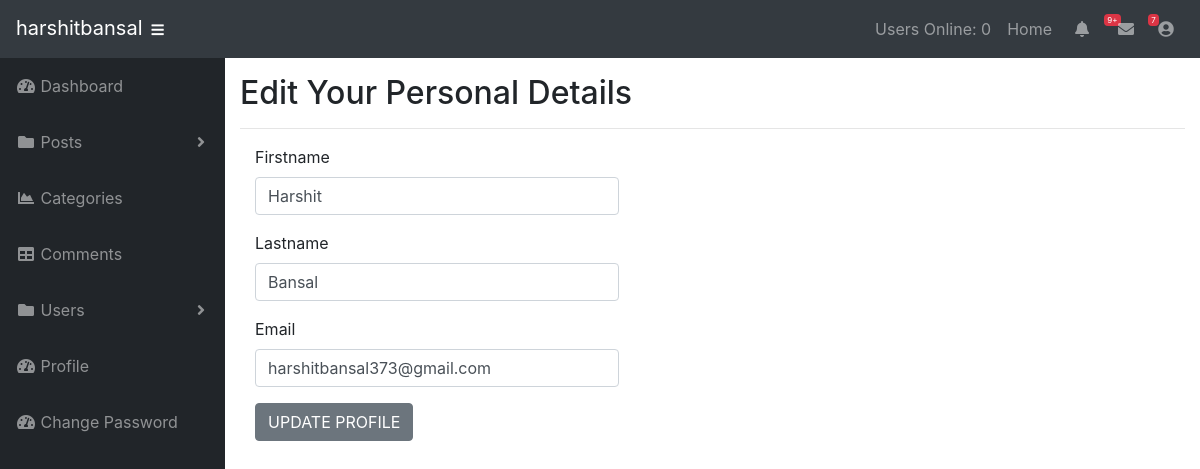
Page /admin/profile.php (signed in) on the committed database.
### tables this page shows
CREATE TABLE `users` (
  `user_id` int(3) NOT NULL,
  `username` varchar(255) NOT NULL,
  `user_password` varchar(255) NOT NULL,
  `user_firstname` varchar(255) NOT NULL,
  `user_lastname` varchar(255) NOT NULL,
  `user_email` varchar(255) NOT NULL,
  `user_image` text NOT NULL,
  `user_role` varchar(255) NOT NULL,
  `randSalt` varchar(255) NOT NULL DEFAULT '$2y$10$iusesomecrazystrings22',
  `token` text NOT NULL
);

### admin/profile.php (the view, shortened to what this page needs)
<?php include "includes/header.php" ?>
<?php
if(isset($_SESSION['username'])){
    $username = $_SESSION['username'];
    $query = "SELECT * FROM users WHERE username = '{$username}' ";
    $select_users_by_id = mysqli_query($connection,$query);
    while($row = mysqli_fetch_assoc($select_users_by_id)){
        $user_firstname = $row['user_firstname'];
        $user_lastname = $row['user_lastname'];
        $user_email = $row['user_email'];
    }
}
?>
<?php include "includes/navigation.php" ?>
<div id="wrapper">
<?php include "includes/sidebar.php" ?>
<div id="content-wrapper">
  <div class="container-fluid">
    <h2>Edit Your Personal Details</h2>
    <hr>
    <div class="col-sm-5">
        <form action="" method="POST" enctype="multipart/form-data">
            <div class="form-group">
                <label for="firstname">Firstname</label>
                <input type="text" value="<?php echo $user_firstname; ?>" class="form-control" name="firstname" >
            </div>
            <div class="form-group">
                <label for="lastname">Lastname</label>
                <input type="text" value="<?php echo $user_lastname; ?>" class="form-control" name="lastname" >
            </div>
            <div class="form-group">
                <label for="user_email">Email</label>
                <input type="email" value="<?php echo $user_email; ?>" class="form-control" name="user_email" >
            </div>
            <div class="form-group">
                <input type="submit" class="btn btn-secondary " name="update_user" value="UPDATE PROFILE" >
            </div>
        </form>
    </div>
  </div>
</div>
</div>
<?php include "includes/footer.php" ?>

### admin/css/sb-admin.css (style rules this page uses)
html { position: relative; min-height: 100%; }
body { height: 100%; }
#wrapper { display: -webkit-box; display: -ms-flexbox; display: flex; }
#wrapper #content-wrapper { overflow-x: hidden; width: 100%; padding-top: 1rem; padding-bottom: 80px; }
:root { --input-padding-x: 0.75rem; --input-padding-y: 0.75rem; }

### rows in the picture
users: firstname "Harshit", lastname "Bansal", user_email "harshitbansal373@gmail.com"

### other values in the picture
$_SESSION['username'] "harshitbansal"
users_online() "0"
